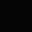
Frame 1 (no input)
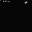
Frame 60 (the mouse pressed at the canvas centre just before this capture)
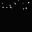
Frame 120 (the mouse held since frame 60 and released just before this capture)

The Processing sketch that drew these frames (run headless with seeded random() and noise(); from frame 60 on, the mouse is pressed at the canvas centre):

// Processing sketch: snow_level
// ── snow_level.pde
float[] Lx = new float[40];
float[] Ly = new float[40]; 
float[] Lx0 = new float[40];
float[] LxSpeed = new float[40];
float LySpeed = 0.1;
float[] Lsize = new float[40];

void setup() {
  size(32, 32);
  background(5);
  for (int i = 0; i < 40; i++) {
    Lx[i] = random(32);
    Ly[i] = random(-30, -1);
    Lx0[i] = Lx[i];
    LxSpeed[i] = random(-0.1, 0.1);
    Lsize[i] = random(0.5, 2);
  }
}

void draw() {
  background(5);
  for (int i = 0; i < 40; i++) {
    fill(random(80, 250));
    noStroke();
    ellipse(Lx[i], Ly[i], Lsize[i], Lsize[i]);
  }
  for (int i = 0; i < 40; i++) {
    Ly[i] += LySpeed;
    Lx[i] += LxSpeed[i];
    if ((Lx[i] >= Lx0[i]+4)||(Lx[i] <= Lx0[i]-4)) {
      LxSpeed[i] = -LxSpeed[i];
    }
  }

  for (int i = 0; i < 40; i++) {
    if (Ly[i] >= 32) {
      Ly[i] = random(-30, -1);
      Lx[i] = random(32);
      Lx0[i] = Lx[i];
      Lsize[i] = random(0.5, 2);
    }
  }
}
